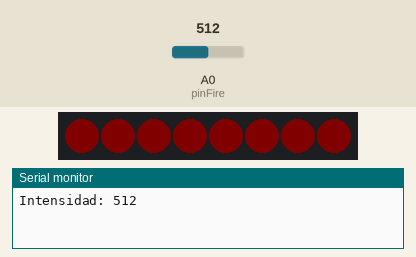
This sketch was run on a simulated Arduino Uno, built with avr-gcc and run on an emulated ATmega328P. On the bench: 8 RGB LEDs in strip order, left to right, the last lines printed to the serial monitor. The inputs (shaded band) are chosen by the test bench; at power-on: A0 (pinFire) = 512. Dim RGB values are drawn brighter than linear.

Above: at 1.5 s.
1.6 s: A0 (pinFire) set to 987
3.1 s: A0 (pinFire) set to 1007
At 3.7 s:
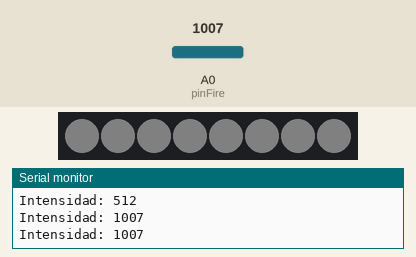
4.7 s: A0 (pinFire) set to 990
At 5.9 s:
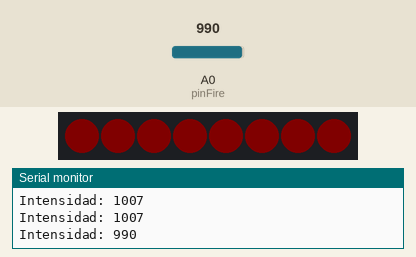
6.5 s: A0 (pinFire) set to 1010
At 7.2 s:
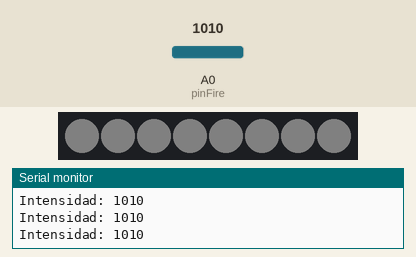
Timing chart, 0 to 9.0 s (numbered marks = the images above; inputs shaded):
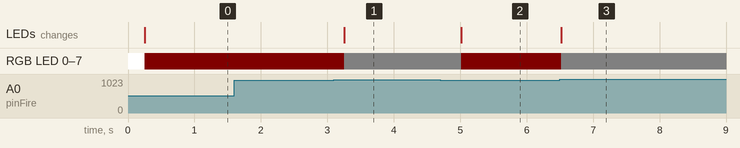

The sketch:

SensorFlama_LED_WS2812_8bits.ino
```cpp
#include <Adafruit_NeoPixel.h>

#define pinLed 2  // input pin Neopixel is attached to
#define leds 8    // number of neopixels in strip

Adafruit_NeoPixel reglaLeds = Adafruit_NeoPixel(leds, pinLed, NEO_GRB + NEO_KHZ800);

int delayVal = 500;  // timing delay in milliseconds
int pinFire = A0;

void setup() {
  reglaLeds.begin();  // Initialize the NeoPixel library.
  reglaLeds.show();
  Serial.begin(9600);
}

void loop() {
  int llama = analogRead(pinFire);
  Serial.print("Intensidad: ");
  Serial.println(llama);
  colorfull(reglaLeds.Color(255, 255, 255));  // LEDs en blanco
  reglaLeds.setBrightness(5);                 //Contorl de billo
  delay(delayVal / 2);

  while (llama < 1000) {
    colorfull(reglaLeds.Color(255, 0, 0));  // LEDs en rojo
    delay(delayVal);
    llama = analogRead(pinFire);
  }
  // colorfull(reglaLeds.Color(0,0,255));
  // delay(delayVal);
}

void colorfull(uint32_t color) {
  for (int i = 0; i < reglaLeds.numPixels(); i++) {
    reglaLeds.setPixelColor(i, color);
  }
  reglaLeds.show();
}
```

Measured:
- the behaviour switches between 999 and 1000 on A0 (pinFire) (found by bisection; images 0 and 1)
- after the input at 1.6 s, every drawn part: stays the same
- after the input at 3.1 s, RGB LED 0–7: RGB(5, 0, 0) → RGB(5, 5, 5) after 0.16 s; the LEDs: change after 0.16 s (image 1)
- after the input at 4.7 s, RGB LED 0–7: RGB(5, 5, 5) → RGB(5, 0, 0) after 0.32 s; the LEDs: change after 0.32 s (image 2)
- after the input at 6.5 s, RGB LED 0–7: RGB(5, 0, 0) → RGB(5, 5, 5) at once; the LEDs: change at once (image 3)
